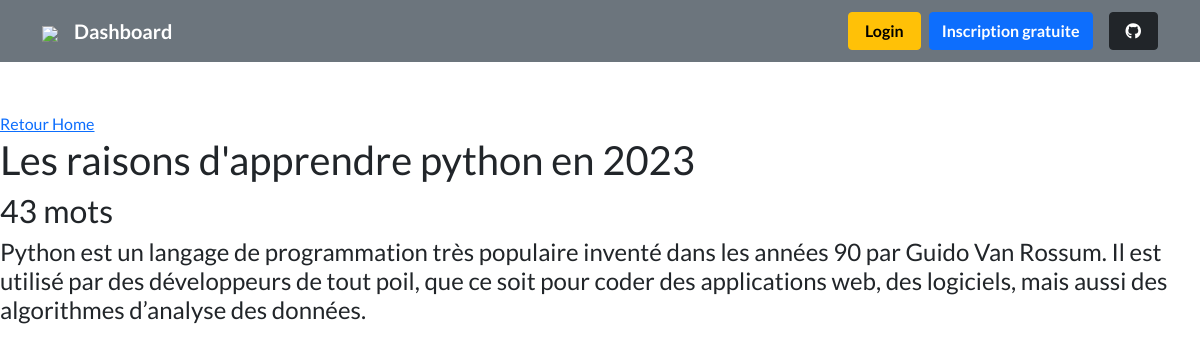
The page /blog/mon-titre on the database its author committed.
### blog/models.py (models this page shows, shortened)
class BlogPost(models.Model):
    author = models.ForeignKey(User, on_delete=models.SET_NULL, null=True)
    category = models.ManyToManyField(Category)
    title = models.CharField(max_length=100)
    slug = models.SlugField()
    published = models.BooleanField(default=False)
    date = models.DateField(blank=True, null=True)
    content = models.TextField()
    description = models.TextField()
    class Meta:
        verbose_name = "Article"
    def number_of_words(self):
        return len(self.description.split())

### WebSites/views.py (the view)
# urls.py: path('blog/<str:slug>', blog_post, name="blog-post"),
def blog_post(request, slug):
    try:
        post = BlogPost.objects.get(slug=slug)
        return render(request, 'blog/post.html', context={'post': post})
    except BlogPost.DoesNotExist:
        return render(request, 'blog/error404.html')

### blog/templates/blog/post.html (shortened to what this page needs)
{% extends 'blog/base.html' %}
 {% block content %}
<a href="{% url 'blog-index' %}">Retour Home</a>
<h1>{{ post.title }}</h1>
<h2>{{ post.number_of_words }} mots</h2>
<h4>{{ post.description }}</h4>
 {% endblock %}

### blog/static/css/style.css (style rules this page uses)
html, body { height: 100%; margin: 0; border: 0; font-family: 'Lato', sans-serif; }
body { background-repeat: no-repeat; background-size: cover; }

### rows shown on the page
BlogPost: title "Les raisons d'apprendre python en 2023", number_of_words "43", description "Python est un langage de programmation très populaire inventé dans les années 90 par Guido Van Rossum. Il est utilisé par des développeurs de tout poil, que ce soit pour coder des applications web, des logiciels, mais aussi des algorithmes d’analyse des données."
